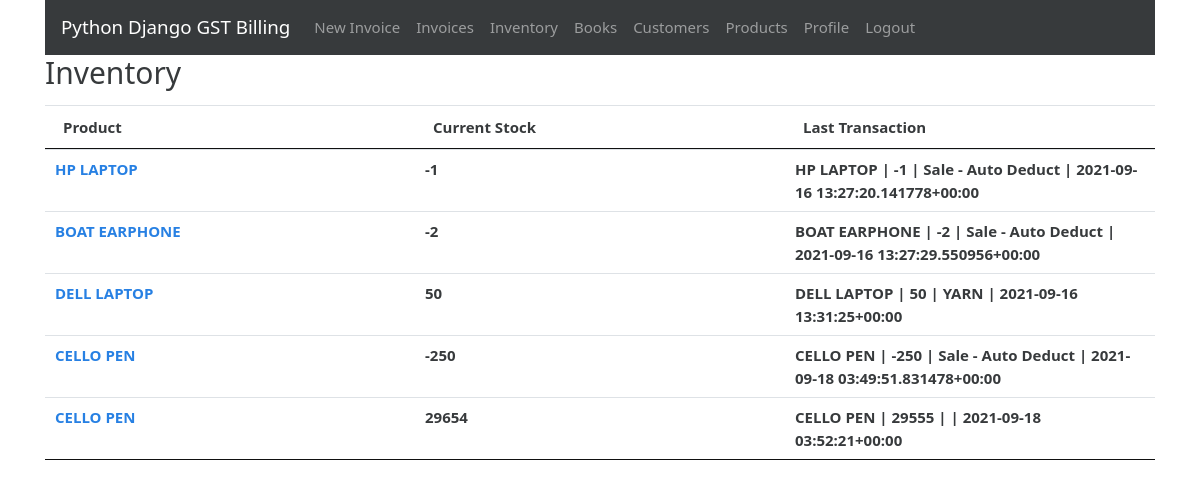
The page /inventory (signed in) on the database its author committed.
### gstbillingapp/models.py (models this page shows, shortened)
class Inventory(models.Model):
    user = models.ForeignKey(User, null=True, blank=True, on_delete=models.SET_NULL)
    product = models.ForeignKey(Product, null=True, blank=True, on_delete=models.SET_NULL)
    current_stock = models.IntegerField(default=0)
    alert_level = models.IntegerField(default=0)
    last_log = models.ForeignKey(InventoryLog, null=True, blank=True, default=None, on_delete=models.SET_NULL)

class Product(models.Model):
    user = models.ForeignKey(User, null=True, blank=True, on_delete=models.SET_NULL)
    product_name = models.CharField(max_length=200)
    product_hsn = models.CharField(max_length=50, null=True, blank=True)
    product_unit = models.CharField(max_length=50)
    product_gst_percentage = models.FloatField()
    product_rate_with_gst = models.FloatField()

class InventoryLog(models.Model):
    user = models.ForeignKey(User, null=True, blank=True, on_delete=models.SET_NULL)
    product = models.ForeignKey(Product, null=True, blank=True, on_delete=models.SET_NULL)
    date = models.DateTimeField(default=datetime.now, blank=True, null=True)
    last_modified = models.DateTimeField(auto_now=True)
    change = models.IntegerField(default=0)
    CHANGE_TYPES = [
        (0, 'Other'),
        (1, 'Purchase'),
        (2, 'Production'),
        (4, 'Sales'),
    ]
    change_type = models.IntegerField(choices=CHANGE_TYPES, default=0)
    associated_invoice = models.ForeignKey(Invoice, blank=True, null=True, default=None, on_delete=models.SET_NULL)
    description = models.TextField(max_length=600, blank=True, null=True)
    def __str__(self):
        return self.product.product_name + " | " + str(self.change) + " | " + self.description + " | " + str(self.date)

### gstbillingapp/views.py (the view)
# urls.py: path('inventory', views.inventory, name='inventory'),
@login_required
def inventory(request):
    context = {}
    context['inventory_list'] = Inventory.objects.filter(user=request.user)
    context['untracked_products'] = Product.objects.filter(user=request.user, inventory=None)
    return render(request, 'gstbillingapp/inventory.html', context)

### gstbillingapp/templates/gstbillingapp/inventory.html (shortened to what this page needs)
{% extends "gstbillingapp/base.html" %}
{% load static %}
{% block content %}
<div class="row">
	<div class="col">
		<h2>Inventory</h2>
	</div>
</div>
<table class="table table-hover font-weight-bold" id="inventory-table">
	<thead>
		<tr>
			<th>Product</th>
			<th>Current Stock</th>
			<th>Last Transaction</th>
		</tr>
	</thead>
	<tbody class="two-col-form">
		{% for inventory in inventory_list %}
		<tr onclick="window.location='{% url 'inventory_logs' inventory.id %}';">
			<td><a href="{% url 'inventory_logs' inventory.id %}">{{inventory.product.product_name}}</a></td>
			<td>{{inventory.current_stock}}</td>
			<td>{{inventory.last_log}}</td>
		</tr>
		{% endfor %}
	</tbody>
</table>
{% endblock %}

### gstbillingapp/static/gstbillingapp/main.css (style rules this page uses)
.two-col-form td, .two-col-form th { width: 25%; }

### rows shown on the page
Inventory: product.product_name "HP LAPTOP", current_stock "-1", last_log "HP LAPTOP | -1 | Sale - Auto Deduct | 2021-09-16 13:27:20.141778+00:00"
Inventory: product.product_name "BOAT EARPHONE", current_stock "-2", last_log "BOAT EARPHONE | -2 | Sale - Auto Deduct | 2021-09-16 13:27:29.550956+00:00"
Inventory: product.product_name "DELL LAPTOP", current_stock "50", last_log "DELL LAPTOP | 50 | YARN | 2021-09-16 13:31:25+00:00"
Inventory: product.product_name "CELLO PEN", current_stock "-250", last_log "CELLO PEN | -250 | Sale - Auto Deduct | 2021-09-18 03:49:51.831478+00:00"
Inventory: product.product_name "CELLO PEN", current_stock "29654", last_log "CELLO PEN | 29555 | | 2021-09-18 03:52:21+00:00"
